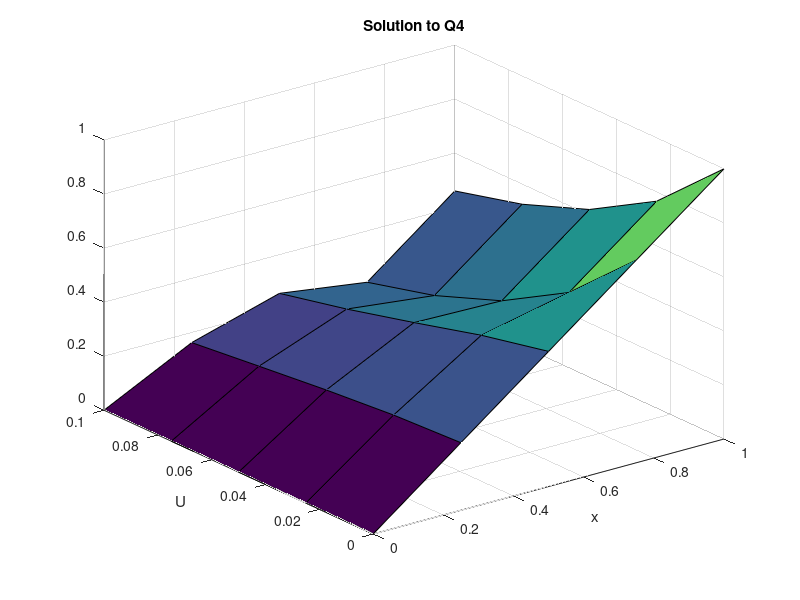

This chart was generated by the following MATLAB code:
%solution to q4 using BTCS
%defining parameters
c=1;
h=1/4;
r=0.4;
k=r*(h^2)/c;
Nx=1/h;
Nt=4;
x=0:h:1;
t=0:k:4/40;
U=zeros(Nx+1,Nt+1);
coeffs=[1+2*r, -r,0; -r, 1+2*r, -r; 0, -r,1+2*r];
%initial conditions
for i=1:Nx+1
    U(i,1)=x(i);
end
for j=1:Nt+1
    U(1,j)=0;
end
%solving
for j=2:Nt+1
    RHS=zeros(3,1);
    RHS(1)=U(2,j-1)+r*U(1,j);
    RHS(2)=U(3,j-1);
    RHS(3)=U(4,j-1)+r*U(5,j);
    answer=coeffs\RHS;
    U(2,j)=answer(1);
    U(3,j)=answer(2);
    U(4,j)=answer(3);
    U(5,j)=U(4,j)+h;
end
surf(x, t, U'); 
xlabel('x');
ylabel('U');
title('Solution to Q4');

    